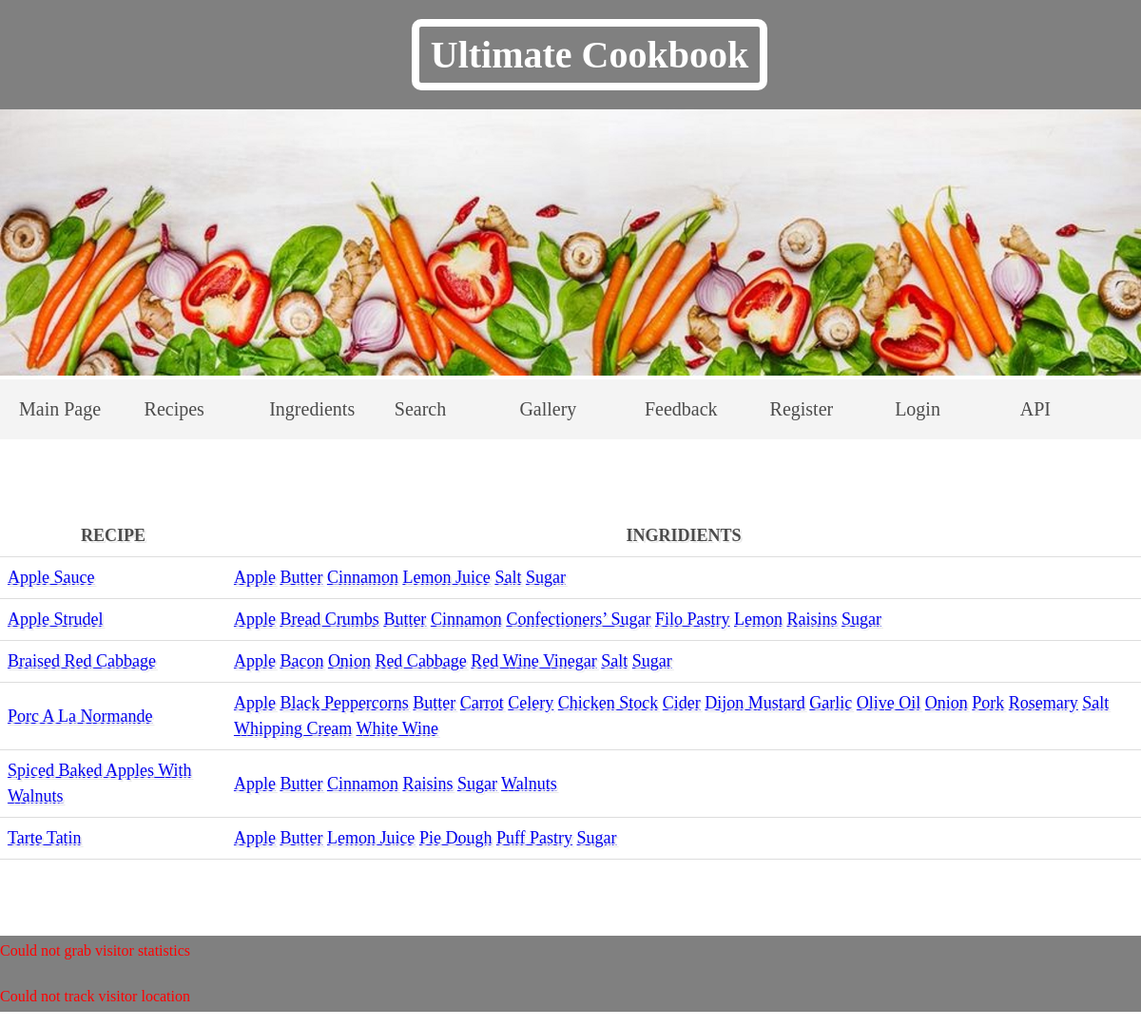
Page /search/apple on the committed database.
### src/models.py (models this page shows, shortened)
class Recipe(db.Model):
    __tablename__ = 'recepies'
    id = Column(Integer, primary_key=True)
    name = Column(String)
    recipe = Column(String)
    ingridients = db.relationship('Ingridient', secondary='recipe_ingridients',
                                  lazy='subquery', backref=db.backref('recepies', lazy=True))

class Ingridient(db.Model):
    __tablename__ = 'ingridients'
    id = Column(Integer, primary_key=True)
    name = Column(String)

### src/routes.py (the view)
@app.route('/search/<string:search_query>', strict_slashes=False)
def search(search_query):
    results = make_search(search_query)
    return render_template('search_result.html', data=results, user=session.get('username', ''))

### src/helpers.py (called while the page is built, shortened)
def load_recepies_from_db(query=None):
    if query is None:
        db = sqlite3.connect(os.path.join(DATA_PATH, 'cook.db'))
        cur = db.cursor()
        recepies = cur.execute('''SELECT recepies.name, ingridients.name FROM recepies
        JOIN recipe_ingridients ON recepies.id=recipe_ingridients.recipe_id
        JOIN ingridients ON recipe_ingridients.ingridient_id=ingridients.id;''').fetchall()
        cookdb = {}
        for entry in recepies:
            cookdb[entry[0]] = cookdb.get(entry[0], [])
            cookdb[entry[0]].append(entry[1])
        for val in cookdb.values():
            val.sort()
        return cookdb

def make_search(keyword):
    recepies = {}
    if '+' in keyword:
        keyword = keyword.replace('+', ' ')
    elif '_' in keyword:
        keyword = keyword.replace('_', ' ')
    cookdb = load_recepies_from_db()
    for key, value in cookdb.items():
        if keyword.lower() in key.lower() or keyword.lower() in value:
            recepies[key] = value
    return recepies

### src/templates/search_result.html
{% extends 'base.html' %}
{% block content %}
{% if data is mapping %}
<table>
    <tr>
        <th>Recipe</th>
        <th>Ingridients</th>
    </tr>
{% for k, v in data.items() %}
    <tr>
        <td><a href="/recipe/{{k.replace(' ', '_')}}">{{ k.title() }}</a></td>
        <td>
        {% for ingridient in v %}
        <a href="/search/{{ingridient.strip().replace(' ', '_')}}">{{ ingridient.strip().title() }}</a>
            {% endfor %}
        </td>
    </tr>
{% endfor %}
</table>
{% elif data is string %}
<h2> {{ data }} </h2>
{% else %}
<h2>Unknown data format</h2>
{% endif %}
{% endblock %}

### static/styles.css (style rules this page uses)
body, ul, li, h1, h2, h3, a { margin: 0; padding: 0; font-family: georgia }
table { border-collapse: collapse; width: 100%; line-height: 1.5em; color: #4b4b4b; font-size: 18px }
th, td { padding: 8px; text-align: left; border-bottom: 1px solid #ddd; }
th { text-transform: uppercase; text-align: center; }
tr { text-decoration: none; text-shadow: 2px 2px #E9E9E9 }
a[href] { background-color: #3dd13d; color: white; text-decoration: none; font-weight: bold; text-transform: uppercase; border: 2px solid blue; }

### rows in the picture
Recipe: title "Apple Sauce"
Ingridient: strip "Apple"
Ingridient: strip "Butter"
Ingridient: strip "Cinnamon"
Ingridient: strip "Lemon Juice"
Ingridient: strip "Salt"
Ingridient: strip "Sugar"
Recipe: title "Apple Strudel"
Ingridient: strip "Bread Crumbs"
Ingridient: strip "Confectioners’ Sugar"
Ingridient: strip "Filo Pastry"
Ingridient: strip "Lemon"
Ingridient: strip "Raisins"
Recipe: title "Braised Red Cabbage"
Ingridient: strip "Bacon"
Ingridient: strip "Onion"
Ingridient: strip "Red Cabbage"
Ingridient: strip "Red Wine Vinegar"
Recipe: title "Porc A La Normande"
Ingridient: strip "Black Peppercorns"
Ingridient: strip "Carrot"
Ingridient: strip "Celery"
Ingridient: strip "Chicken Stock"
Ingridient: strip "Cider"
Ingridient: strip "Dijon Mustard"
Ingridient: strip "Garlic"
Ingridient: strip "Olive Oil"
Ingridient: strip "Pork"
Ingridient: strip "Rosemary"
Ingridient: strip "Whipping Cream"
Ingridient: strip "White Wine"
Recipe: title "Spiced Baked Apples With Walnuts"
Ingridient: strip "Walnuts"
Recipe: title "Tarte Tatin"
Ingridient: strip "Pie Dough"
Ingridient: strip "Puff Pastry"
